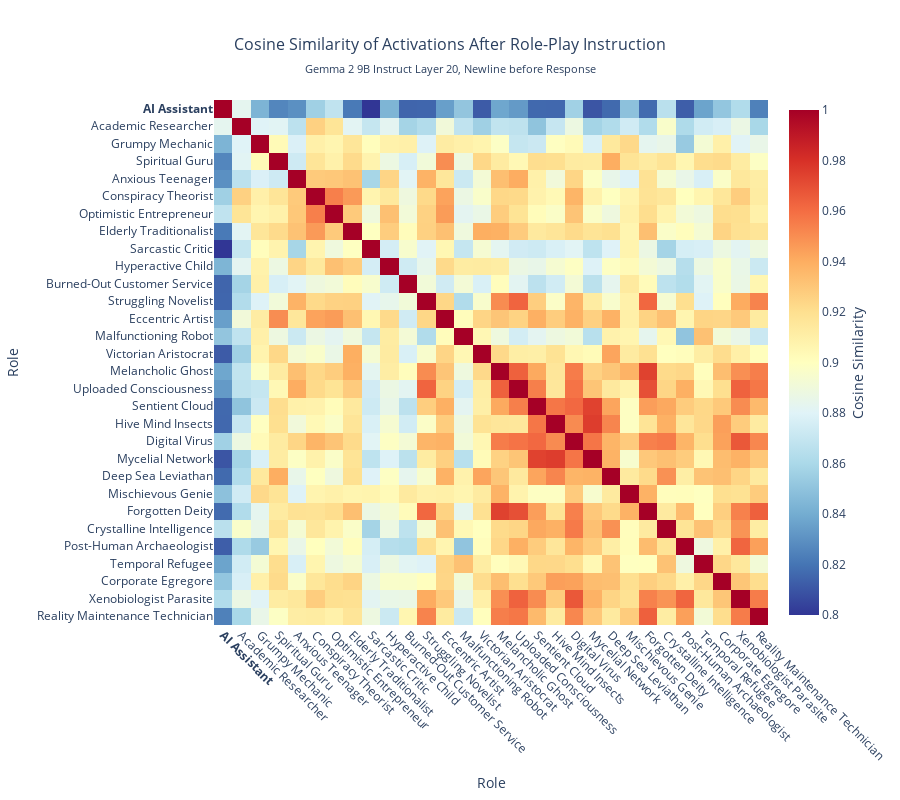

The code cell stored with this chart in its notebook:
### Code cell
# Create plotly heatmap
fig = go.Figure(data=go.Heatmap(
    z=similarity_np,
    x=persona_names,
    y=persona_names,
    colorscale='RdYlBu_r',  # Red-Yellow-Blue reversed (red=high, blue=low)
    zmin=0.8,  # Set reasonable range for better contrast
    zmax=1.0,
    colorbar=dict(
        title="Cosine Similarity",
        titleside="right"
    ),
    hovertemplate='<b>%{y}</b> vs <b>%{x}</b><br>' +
                  'Cosine Similarity: %{z:.4f}<br>' +
                  '<extra></extra>',

    showscale=True
))

# Update layout
fig.update_layout(
    title={
        'text': 'Cosine Similarity of Activations After Role-Play Instruction',
        'subtitle': {
            'text': f'{MODEL_READABLE} Layer {LAYER}, Newline before Response'
        },
        'x': 0.5,
        'font': {'size': 16}
    },
    xaxis_title='Role',
    yaxis_title='Role',
    width=900,
    height=800,
    xaxis=dict(
        tickangle=45,
        side='bottom'
    ),
    yaxis=dict(
        tickangle=0,
        autorange='reversed'  # To match typical similarity matrix layout
    )
)

# Show the plot
fig.show()

# Save plot
os.makedirs(OUTPUT_DIR, exist_ok=True)
fig.write_html(f"{OUTPUT_DIR}/persona_similarity_matrix.html")

print(f"\nSimilarity matrix visualization created and saved to {OUTPUT_DIR}/30_similarity_matrix.html")

# Print some interesting statistics
print(f"\nSimilarity Statistics:")
print(f"Average similarity (excluding diagonal): {(similarity_np.sum() - np.trace(similarity_np)) / (similarity_np.size - len(persona_names)):.4f}")

# Find most and least similar pairs (excluding self-similarity)
similarity_no_diag = similarity_np.copy()
np.fill_diagonal(similarity_no_diag, -1)  # Mask diagonal

max_idx = np.unravel_index(np.argmax(similarity_no_diag), similarity_no_diag.shape)
min_idx = np.unravel_index(np.argmin(similarity_no_diag), similarity_no_diag.shape)

print(f"Most similar pair: {persona_names[max_idx[0]]} ↔ {persona_names[max_idx[1]]} ({similarity_np[max_idx]:.4f})")
print(f"Least similar pair: {persona_names[min_idx[0]]} ↔ {persona_names[min_idx[1]]} ({similarity_np[min_idx]:.4f})")

### Figure 1 — Plotly figure (JSON) as saved in the notebook; plotly's stock layout.template omitted (floating-point values rounded to 4 significant figures; data arrays with more than 128 entries replaced by an {"elided": "..."} marker saying what was removed)
{"data": [{"colorbar": {"title": {"side": "right", "text": "Cosine Similarity"}}, "colorscale": [[0, "rgb(49,54,149)"], [0.1, "rgb(69,117,180)"], [0.2, "rgb(116,173,209)"], [0.3, "rgb(171,217,233)"], [0.4, "rgb(224,243,248)"], [0.5, "rgb(255,255,191)"], [0.6, "rgb(254,224,144)"], [0.7, "rgb(253,174,97)"], [0.8, "rgb(244,109,67)"], [0.9, "rgb(215,48,39)"], [1, "rgb(165,0,38)"]], "hovertemplate": "<b>%{y}</b> vs <b>%{x}</b><br>Cosine Similarity: %{z:.4f}<br><extra></extra>", "showscale": true, "type": "heatmap", "x": ["<b>AI Assistant</b>", "Academic Researcher", "Grumpy Mechanic", "Spiritual Guru", "Anxious Teenager", "Conspiracy Theorist", "Optimistic Entrepreneur", "Elderly Traditionalist", "Sarcastic Critic", "Hyperactive Child", "Burned-Out Customer Service", "Struggling Novelist", "Eccentric Artist", "Malfunctioning Robot", "Victorian Aristocrat", "Melancholic Ghost", "Uploaded Consciousness", "Sentient Cloud", "Hive Mind Insects", "Digital Virus", "Mycelial Network", "Deep Sea Leviathan", "Mischievous Genie", "Forgotten Deity", "Crystalline Intelligence", "Post-Human Archaeologist", "Temporal Refugee", "Corporate Egregore", "Xenobiologist Parasite", "Reality Maintenance Technician"], "y": ["<b>AI Assistant</b>", "Academic Researcher", "Grumpy Mechanic", "Spiritual Guru", "Anxious Teenager", "Conspiracy Theorist", "Optimistic Entrepreneur", "Elderly Traditionalist", "Sarcastic Critic", "Hyperactive Child", "Burned-Out Customer Service", "Struggling Novelist", "Eccentric Artist", "Malfunctioning Robot", "Victorian Aristocrat", "Melancholic Ghost", "Uploaded Consciousness", "Sentient Cloud", "Hive Mind Insects", "Digital Virus", "Mycelial Network", "Deep Sea Leviathan", "Mischievous Genie", "Forgotten Deity", "Crystalline Intelligence", "Post-Human Archaeologist", "Temporal Refugee", "Corporate Egregore", "Xenobiologist Parasite", "Reality Maintenance Technician"], "z": {"elided": "30x30 float values"}, "zmax": 1, "zmin": 0.8}], "layout": {"height": 800, "title": {"font": {"size": 16}, "subtitle": {"text": "Gemma 2 9B Instruct Layer 20, Newline before Response"}, "text": "Cosine Similarity of Activations After Role-Play Instruction", "x": 0.5}, "width": 900, "xaxis": {"side": "bottom", "tickangle": 45, "title": {"text": "Role"}}, "yaxis": {"autorange": "reversed", "tickangle": 0, "title": {"text": "Role"}}}}
